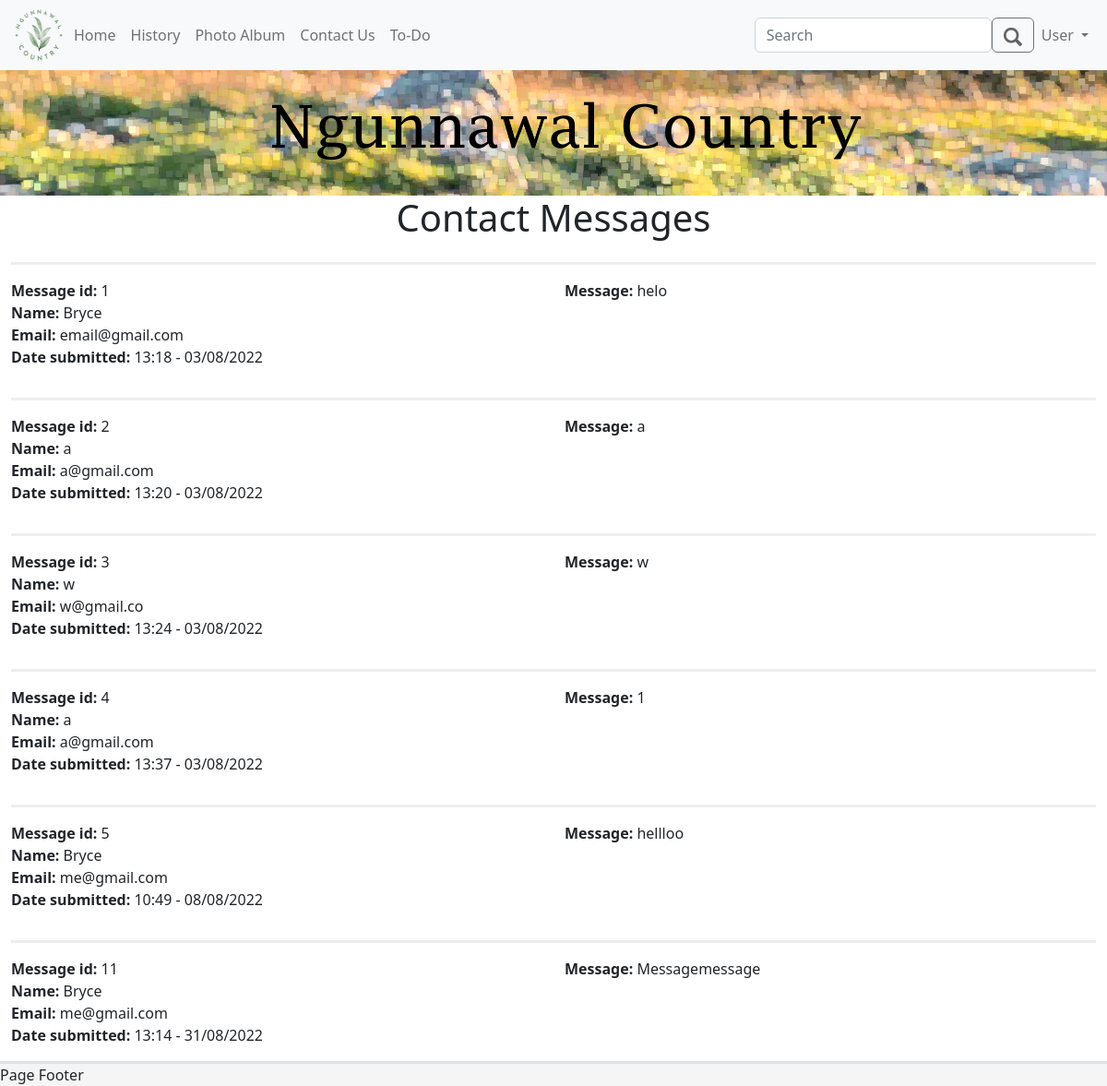
Page /contact_messages (signed in) on the earlier database version.
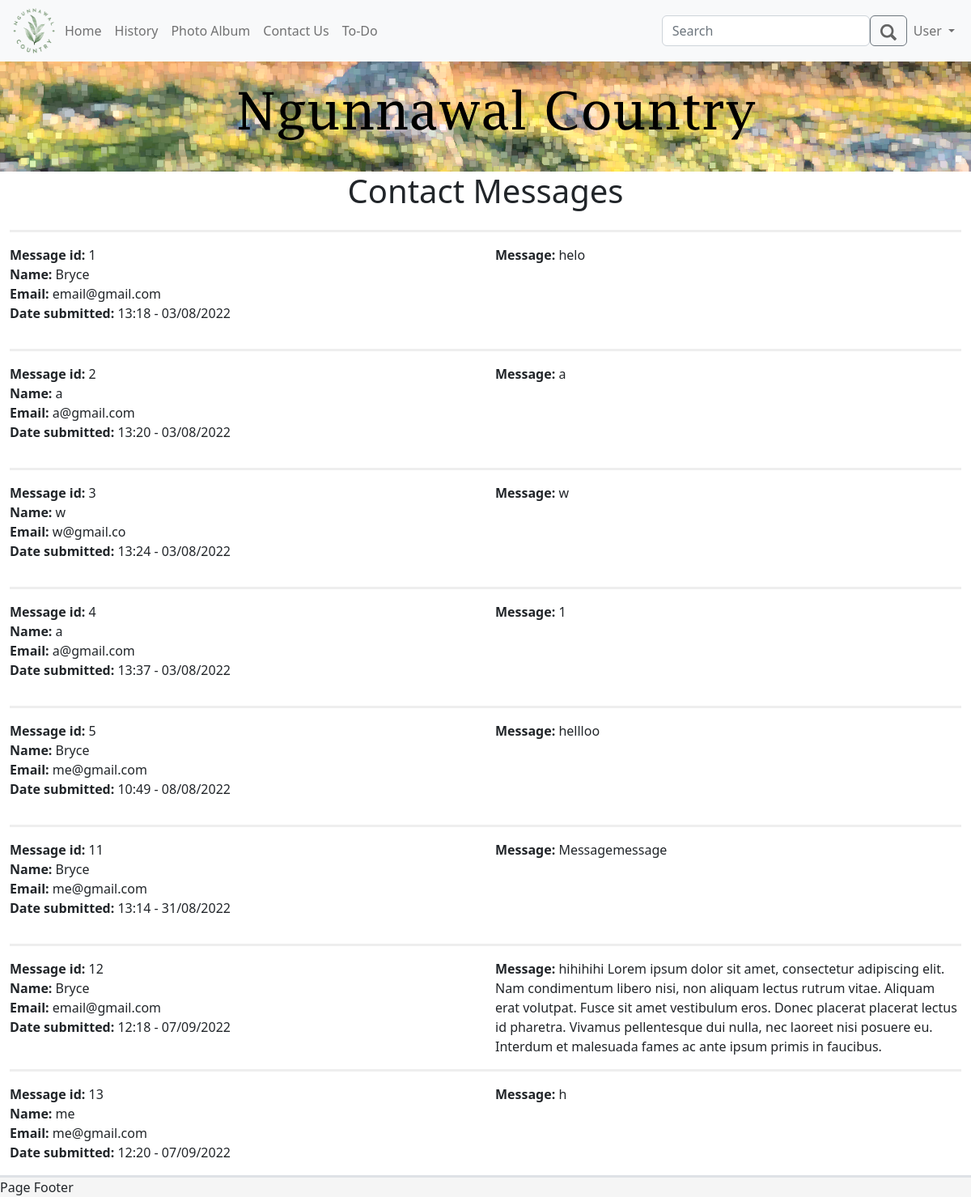
Same page on the later database version.
### models.py (models this page shows, shortened)
class User(UserMixin, db.Model):
    id = db.Column(db.Integer, primary_key=True)
    email_address = db.Column(db.String(255), unique=True)
    name = db.Column(db.String(255))
    password_hash = db.Column(db.String(255))
    user_level = db.Column(db.Integer)

class Contact(db.Model):
    id = db.Column(db.Integer, primary_key=True, autoincrement=True)
    name = db.Column(db.Text)
    email = db.Column(db.Text)
    message = db.Column(db.Text)
    dateSubmitted = db.Column(db.DateTime)

### app.py (the view)
@app.route('/contact_messages')
@login_required
def contact_messages():
    all_messages = db.session.query(Contact).all()
    return render_template("contact_messages.html", title="Contact Messages", user=current_user, messages=all_messages)

### models.py (called while the page is built)
@login.user_loader
def load_user(id):
    return User.query.get(int(id))

### templates/contact_messages.html (shortened to what this page needs)
{% extends 'template.html' %}
{% block cellContent1 %}
    {% for contact in messages %}
        <p>
        <hr class="horizontal-divider">
        <div class="row">
            <div class="col-6">
                <span class="fw-bold">Message id: </span>
                {{ contact.id }}
                <br>
                <span class="fw-semibold">Name: </span>
                {{ contact.name }}
                <br>
                <span class="fw-semibold">Email: </span>
                {{ contact.email }}
                <br>
                <p>
                    <span class="fw-semibold">Date submitted: </span>
                    {{ contact.dateSubmitted.strftime('%H:%M - %d/%m/%Y') }}
                </p>
            </div>
            <div class="col-6">
                <span class="fw-bold">Message: </span>
                {{ contact.message }}
            </div>
        </div>
    {% endfor %}
{% endblock %}

### templates/template.html (shortened to what this page needs)
<!DOCTYPE html>
<html lang="en">
<head>
    <link rel="stylesheet" href="/static/ngunnawal.css">
    <link rel="stylesheet" href="/static/css/bootstrap.css">
</head>
<body>
<nav class="navbar navbar-expand-lg bg-light sticky-top">
    <div class="container-fluid">
        <a href="/">
            <img src="/static/images/logo.png" alt="logo" width="60" height="60">
        </a>
        <div class="collapse navbar-collapse" id="navbarNav">
            <ul class="navbar-nav">
                <li class="nav-item">
                    <a class="nav-link" href="/">Home</a>
                </li>
                <li class="nav-item">
                    <a class="nav-link" href="history">History</a>
                </li>
                <li class="nav-item">
                    <a class="nav-link" href="photo">Photo Album</a>
                </li>
                {% if user.user_level == 2 %}
                    <li class="nav-item dropdown">
                        <a class="nav-link dropdown-toggle" href="/" id="navbarDropdown" role="button"
                           data-bs-toggle="dropdown" aria-expanded="false">
                            Contact Us
                        </a>
                        <ul class="dropdown-menu dropdown-menu-light"
                            aria-labelledby="navbarDropdown">
                            <li><a class="dropdown-item" href="contact">Contact Page</a></li>
                            <div class="dropdown-divider"></div>
                            <li><a class="dropdown-item" href="contact_messages">Contact Messages</a></li>
                        </ul>
                    </li>
                {% else %}
                    <li class="nav-item">
                        <a class="nav-link" href="contact">Contact Us</a>
                    </li>
                {% endif %}
                <li class="nav-item">
                    <a class="nav-link" href="todo">To-Do</a>
                </li>
            </ul>
        </div>
        <form class="d-flex" role="search">
            <input class="form-control" type="search" placeholder="Search" aria-label="Search">
            <button class="btn btn-outline-secondary" type="submit"><img src="/static/images/search.png" width="20"
                                                                         style="opacity: 60%"></button>
        </form>
        <div class="nav navbar-nav">
            {% if user.is_anonymous %}
                <li class="nav-item dropdown">
                    <a class="nav-link dropdown-toggle" href="/" id="navbarDropdown" role="button"
                       data-bs-toggle="dropdown" aria-expanded="false">
                        User Account
                    </a>
                    <ul class="dropdown-menu dropdown-menu-light dropdown-menu-end" aria-labelledby="navbarDropdown">
                        <li><a class="dropdown-item" href="register">Register Account</a></li>
                        <div class="dropdown-divider"></div>
                        <li><a class="dropdown-item" href="login">Log In</a></li>
                    </ul>
                </li>
            {% else %}
                <li class="nav-item dropdown">
                    <a class="nav-link dropdown-toggle" href="/" id="navbarDropdown" role="button"
                       data-bs-toggle="dropdown" aria-expanded="false">
                        {{ user.name }}
                    </a>
                </li>
            {% endif %}
        </div>
    </div>
</nav>
<div class="banner">
    <img src="/static/images/banner.png" alt="website banner">
</div>
<div class="container-fluid">
    <div class="row">
        <div class="col-12 align-centre">
            <h1>{{ title }}</h1>
        </div>
    </div>
    <div class="row">
        <div class="col-12">
            {% block cellContent1 %} {% endblock %}
        </div>
    </div>
</div>
<div class="footer sticky-bottom border-top border-3">
    Page Footer
</div>
</body>
</html>

### static/ngunnawal.css (style rules this page uses)
* { margin: 0; padding: 0; box-sizing: border-box; }
body { background-color: #cff2ec; }
.banner > img { display: block; margin-left: auto; margin-right: auto; max-height: 100%; max-width: 100%; height: auto; }
.align-centre { text-align: center; }
.footer { overflow: hidden; background-color: rgb(245, 245, 245); width: 100%; bottom: 0; }
hr.horizontal-divider { border-top: 3px solid #bbb; }

Differences in the rows shown:
added Contact: id "12", name "Bryce", email "email@gmail.com", dateSubmitted "12:18 - 07/09/2022", message "hihihihi Lorem ipsum dolor sit amet, consectetur adipiscing elit. Nam condimentum libero nisi, non aliquam lectus rutrum vitae. Aliquam erat volutpat. Fusce sit amet vestibulum eros. Donec placerat placerat lectus id pharetra. Vivamus pellentesque dui nulla, nec laoreet nisi posuere eu. Interdum et malesuada fames ac ante ipsum primis in faucibus."
added Contact: id "13", name "me", email "me@gmail.com", dateSubmitted "12:20 - 07/09/2022", message "h"
